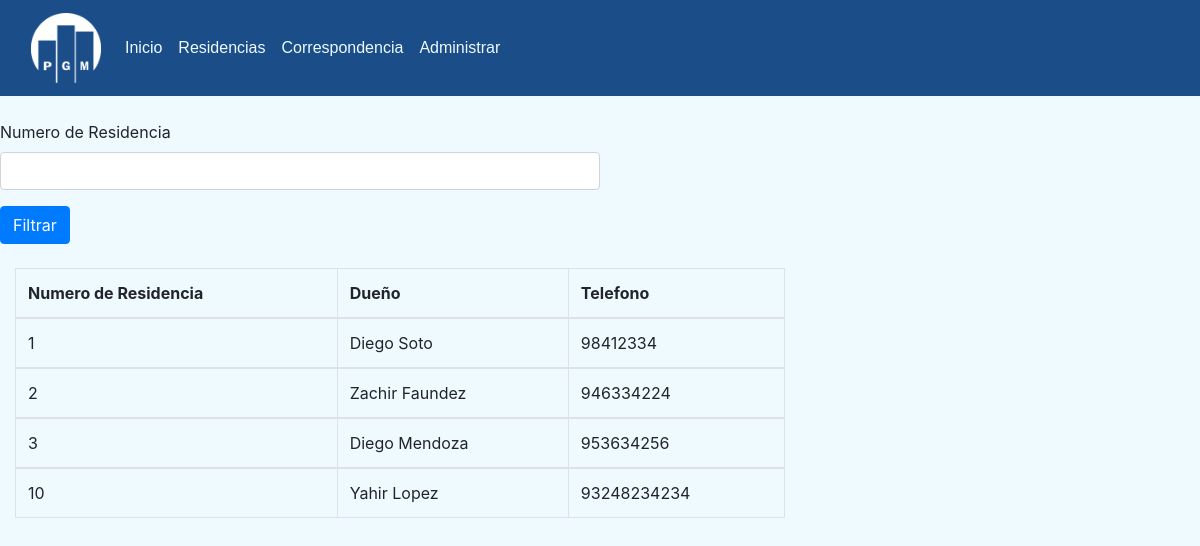
Before: /residencias/ with the older database file.
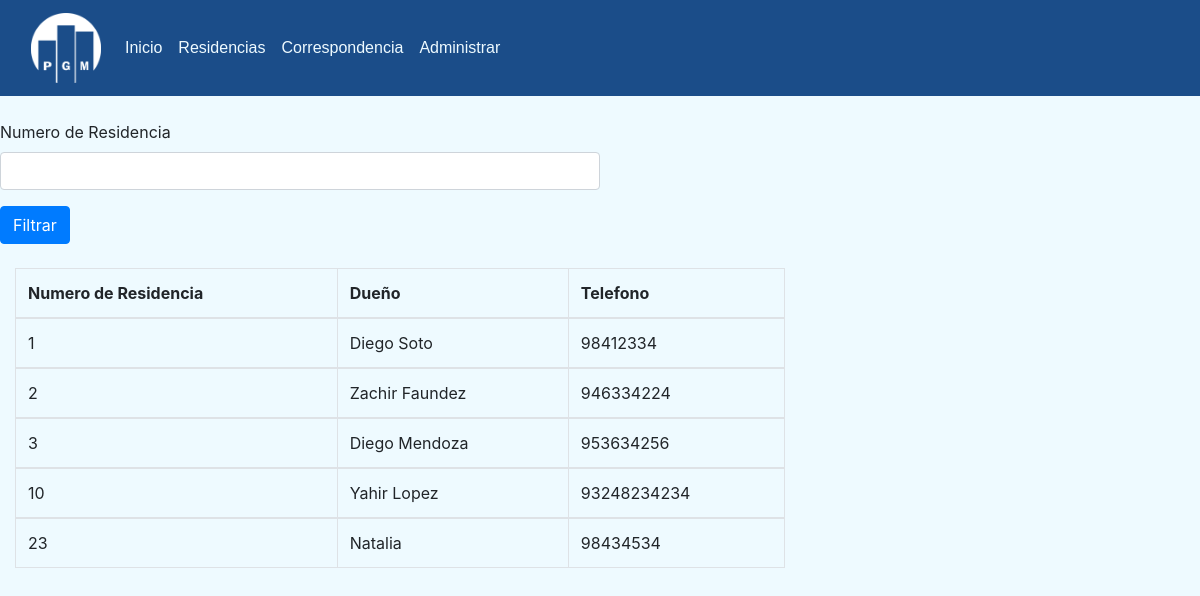
After: the same page with the newer database file.
### core/models.py (models this page shows, shortened)
class Residencia(models.Model):
    number = models.IntegerField(primary_key=True)
    dueno = models.CharField(max_length=50)
    telefono = models.IntegerField()

### core/views.py (the view)
# urls.py: path('residencias/',views.residencias,name="residencias"),
def residencias(request):
    residencia = Residencia.objects.filter().order_by("number")
    search = (request.GET.get("search"))
    if search:
        residencia = Residencia.objects.filter(number = search).distinct()
    if search == "":
        residencia = Residencia.objects.filter().order_by("number")
    return render(request,'core/residencias.html', {'residencia': residencia})

### core/templates/core/residencias.html (shortened to what this page needs)
{% extends 'core/correspondencia.html' %}
{%load static%}
{%block content%}
    <br>
    <div class="search">
    <form method="get">
    <div class="mb-3">
    <label for="numeroResidencia" class="form-label">Numero de Residencia</label>
    <input type="search" class="form-control searchInp" id="numeroResidencia" name="search">
    </div>
    <button type="submit" class="btn btn-primary">Filtrar</button>
    </form>
    </div>
    <br>
    <div class="col-md-8">
        <table class="table table-bordered border-primary" >
        <thead>
            <tr>
            <th scope="col">Numero de Residencia</th>
            <th scope="col">Dueño</th>
            <th scope="col">Telefono</th>
            </tr>
        </thead>
        {%for i in residencia%}
        <tbody>
            <tr>
            <td scope"col">{{i.number}} </td>
            <td scope"col">{{i.dueno}} </td>
            <td scope"col">{{i.telefono}} </td>
        {% endfor %}
        </tbody>
        </table>
    </div>
{%endblock %}

Changed rows visible on the page:
added Residencia: number "23", dueno "Natalia", telefono "98434534"
